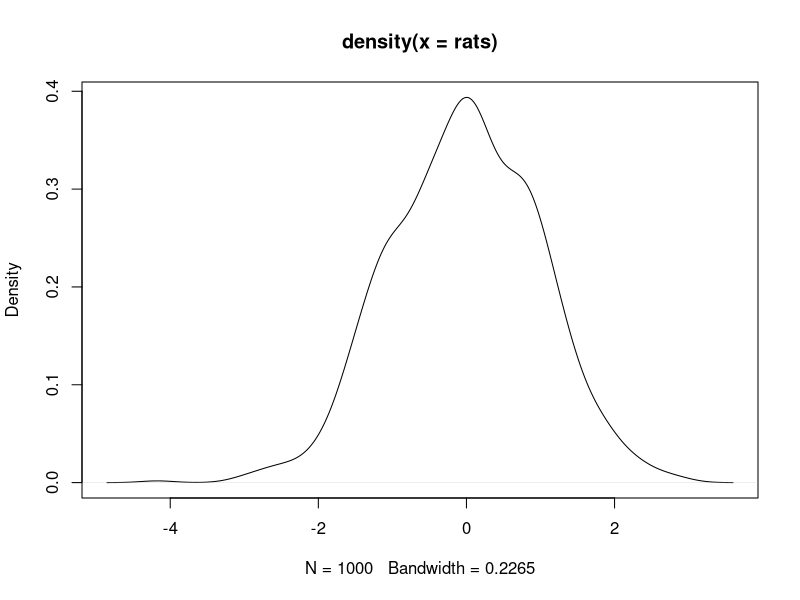

Generate this figure with R:
## something you might want to keep for later

## tell R where to look for things on your computer 
## (the 'working director')
setwd('~/Box Sync/UCBerkeley/Classes/R_bootcamp/r-bootcamp-2016')

## 'rats' is a variable that will store the output of 
## the function rnorm (which generate random normal numbers)
## and we've asked it for 1000 such numbers
rats <- rnorm(1000)

## plot those rates
plot(density(rats))

## save the contents of rats to a csv file
write.table(rats, file = 'rats.csv')
